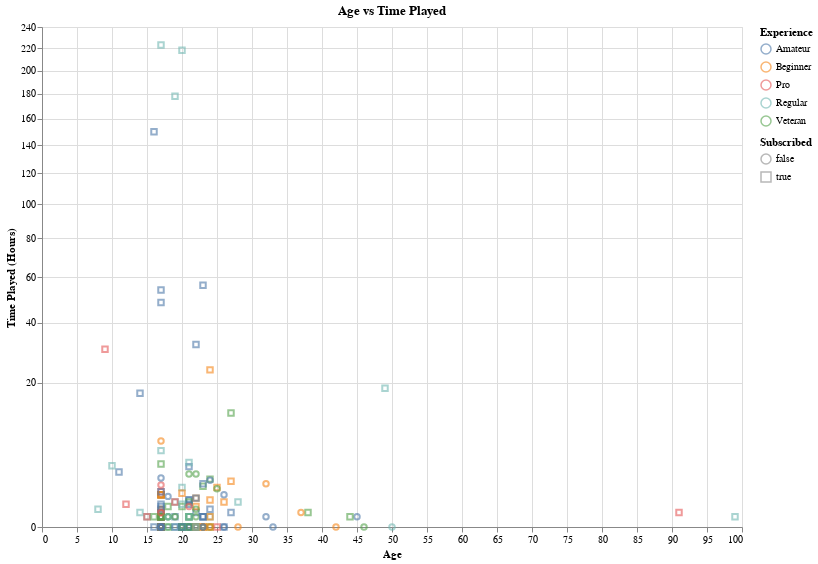

The cell this chart's notebook holds for it:
### Code cell
players_plot = alt.Chart(players).mark_point(opacity = 0.6).encode(
    x = alt.X("age").title("Age"),
    y = alt.Y("played_hours").title("Time Played (Hours)").scale(type = "sqrt"),
    shape = alt.Shape("subscribe").title("Subscribed"),
    color = alt.Color("experience").title("Experience")
).properties(
    title = "Age vs Time Played",
    width = 700,
    height = 500
)
players_plot

### Figure 1 — Vega specification as saved in the notebook (floating-point values rounded to 4 significant figures; data arrays with more than 128 entries replaced by an {"elided": "..."} marker saying what was removed)
{"$schema": "https://vega.github.io/schema/vega/v5.json", "data": [{"name": "source_0", "values": {"elided": "196 records"}}, {"name": "source_0_x_domain_age", "values": [{"min": 8, "max": 99}]}, {"name": "source_0_color_domain_experience", "values": [{"experience": "Pro"}, {"experience": "Veteran"}, {"experience": "Amateur"}, {"experience": "Regular"}, {"experience": "Beginner"}]}, {"name": "source_0_shape_domain_subscribe", "values": [{"subscribe": true}, {"subscribe": false}]}], "marks": [{"type": "symbol", "name": "marks", "from": {"data": "source_0"}, "encode": {"update": {"opacity": {"value": 0.6}, "y": {"field": "played_hours", "scale": "y"}, "x": {"field": "age", "scale": "x"}, "fill": {"value": "transparent"}, "stroke": {"field": "experience", "scale": "color"}, "shape": {"field": "subscribe", "scale": "shape"}}}, "style": ["point"]}], "scales": [{"name": "x", "type": "linear", "domain": [{"signal": "(data(\"source_0_x_domain_age\")[0] || {}).min"}, {"signal": "(data(\"source_0_x_domain_age\")[0] || {}).max"}], "range": [0, {"signal": "width"}], "nice": true, "zero": true}, {"name": "y", "type": "sqrt", "domain": {"data": "source_0", "field": "played_hours"}, "range": [{"signal": "height"}, 0], "nice": true, "zero": true}, {"name": "color", "type": "ordinal", "domain": {"data": "source_0_color_domain_experience", "field": "experience", "sort": true}, "range": "category"}, {"name": "shape", "type": "ordinal", "domain": {"data": "source_0_shape_domain_subscribe", "field": "subscribe", "sort": true}, "range": "symbol"}], "axes": [{"scale": "x", "domain": false, "ticks": false, "maxExtent": 0, "zindex": 0, "grid": true, "labels": false, "aria": false, "minExtent": 0, "tickCount": {"signal": "ceil(width/40)"}, "orient": "bottom", "gridScale": "y"}, {"scale": "y", "tickCount": {"signal": "ceil(height/40)"}, "orient": "left", "domain": false, "labels": false, "aria": false, "maxExtent": 0, "minExtent": 0, "zindex": 0, "gridScale": "x", "grid": true, "ticks": false}, {"scale": "x", "labelFlush": true, "labelOverlap": true, "tickCount": {"signal": "ceil(width/40)"}, "title": "Age", "zindex": 0, "grid": false, "orient": "bottom"}, {"scale": "y", "orient": "left", "tickCount": {"signal": "ceil(height/40)"}, "zindex": 0, "title": "Time Played (Hours)", "grid": false, "labelOverlap": true}], "title": {"text": "Age vs Time Played", "frame": "group"}, "width": 700, "style": "cell", "legends": [{"title": "Experience", "stroke": "color", "symbolType": "circle", "encode": {"symbols": {"update": {"fill": {"value": "transparent"}, "opacity": {"value": 0.6}}}}}, {"title": "Subscribed", "shape": "shape", "symbolType": "circle", "encode": {"symbols": {"update": {"fill": {"value": "transparent"}, "opacity": {"value": 0.6}}}}}], "height": 500, "background": "white", "padding": 5}
